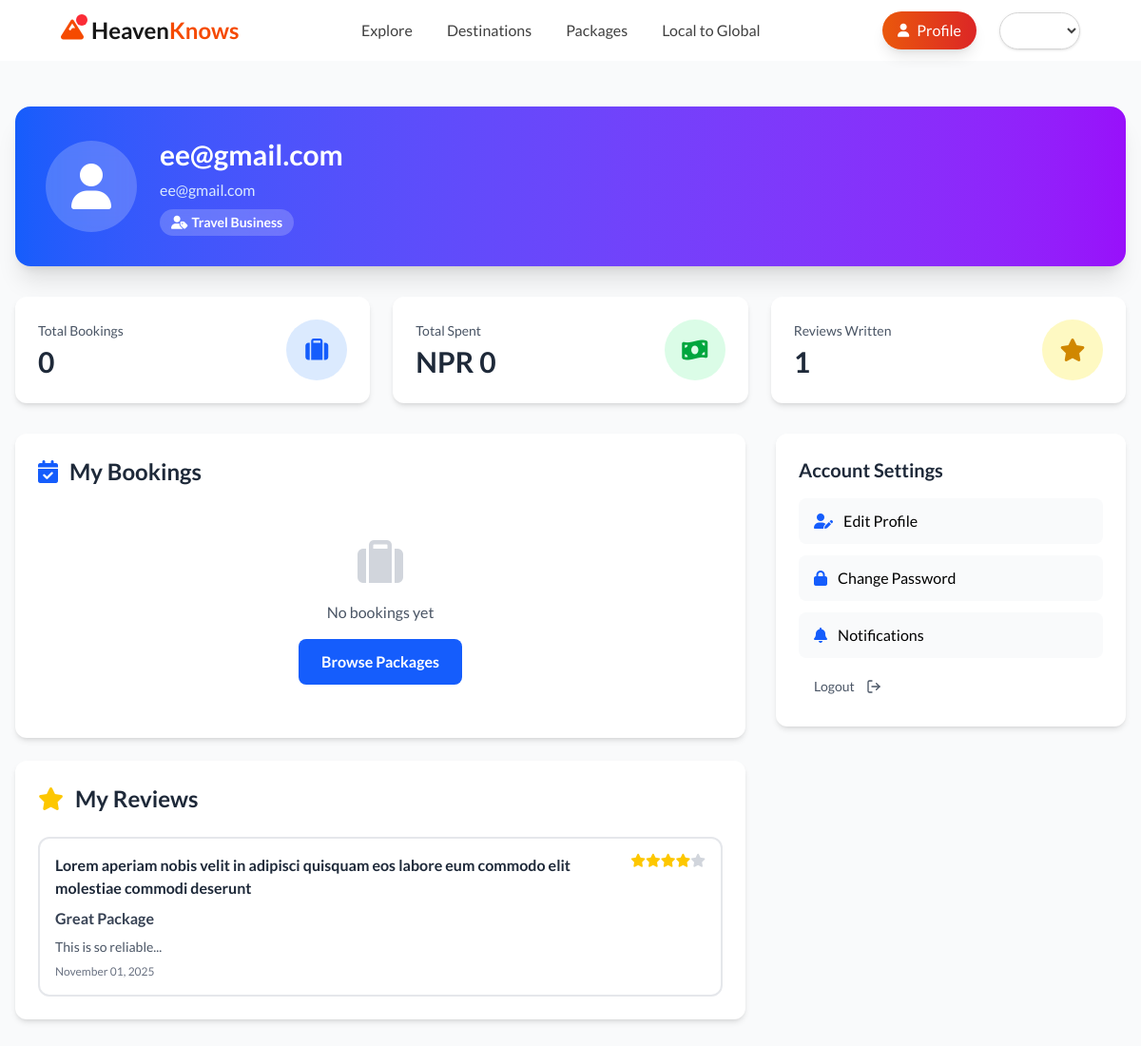
/auth/profile/ (signed in), run on the app's committed database.
### accounts/models.py (models this page shows, shortened)
class CustomUser(AbstractUser):
    USER_TYPE_CHOICES = [
        ('TOURIST', 'Tourist'),
        ('TRAVEL_BUSINESS', 'Travel Business'),
        ('LOCAL_BUSINESS', 'Local Business'),
        ('MANUFACTURER', 'Local Manufacturer'),
        ('ADMIN', 'Admin'),
    ]
    username = None
    email = models.EmailField(_("email address"), unique=True)
    contact = models.CharField(max_length=15, blank=True, null=True)  # Made optional
    user_type = models.CharField(max_length=20, choices=USER_TYPE_CHOICES, default='TOURIST')
    profile_picture = models.ImageField(upload_to='profiles/', blank=True, null=True)
    USERNAME_FIELD = "email"
    REQUIRED_FIELDS = []
    objects = CustomUserManager()

### packages/models.py (models this page shows, shortened)
class PackageReview(models.Model):
    package = models.ForeignKey('TourPackage', on_delete=models.CASCADE, related_name='reviews')
    user = models.ForeignKey(User, on_delete=models.CASCADE, related_name='package_reviews')
    rating = models.IntegerField(
        validators=[MinValueValidator(1), MaxValueValidator(5)],
        help_text="Rating from 1 to 5"
    )
    title = models.CharField(max_length=200)
    comment = models.TextField()
    would_recommend = models.BooleanField(default=True)
    created_at = models.DateTimeField(auto_now_add=True)
    updated_at = models.DateTimeField(auto_now=True)
    class Meta:
        ordering = ['-created_at']
        unique_together = ['package', 'user']  # One review per user per package

class TourPackage(models.Model):
    STATUS_CHOICES = [
        ('DRAFT', 'Draft'),
        ('PUBLISHED', 'Published'),
        ('ARCHIVED', 'Archived'),
    ]
    travel_business = models.ForeignKey(BusinessProfile, on_delete=models.CASCADE, related_name='packages')
    title = models.CharField(max_length=255)
    slug = models.SlugField(max_length=255, unique=True)
    description = models.TextField()
    destinations = models.ManyToManyField(Destination, related_name='packages')
    duration_days = models.PositiveIntegerField()
    duration_nights = models.PositiveIntegerField()
    price_per_person = models.DecimalField(max_digits=10, decimal_places=2, help_text="In NPR")
    group_size_min = models.PositiveIntegerField(default=1)
    group_size_max = models.PositiveIntegerField()
    inclusions = models.TextField(help_text="What's included in the package")
    exclusions = models.TextField(help_text="What's not included")
    available_from = models.DateField(null=True, blank=True)
    available_to = models.DateField(null=True, blank=True)
    cover_image = models.ImageField(upload_to='packages/')
    status = models.CharField(max_length=10, choices=STATUS_CHOICES, default='DRAFT')
    is_featured = models.BooleanField(default=False)
    view_count = models.PositiveIntegerField(default=0)
    created_at = models.DateTimeField(auto_now_add=True)
    updated_at = models.DateTimeField(auto_now=True)
    class Meta:
        ordering = ['-is_featured', '-created_at']

### accounts/views.py (the view)
# urls.py: path('profile/', ProfileView.as_view(), name='profile'),
class ProfileView(LoginRequiredMixin, TemplateView):
    template_name = 'accounts/profile.html'
    def get_context_data(self, **kwargs):
        context = super().get_context_data(**kwargs)
        user = self.request.user
        context['bookings'] = PackageBooking.objects.filter(
            user=user
        ).select_related('package', 'package__travel_business').order_by('-created_at')[:10]
        from packages.models import PackageReview
        context['reviews'] = PackageReview.objects.filter(
            user=user
        ).select_related('package').order_by('-created_at')[:10]
        booking_stats = PackageBooking.objects.filter(user=user).aggregate(
            total_bookings=Count('id'),
            total_spent=Sum('total_amount')
        )
        context['total_bookings'] = booking_stats['total_bookings'] or 0
        context['total_spent'] = booking_stats['total_spent'] or 0
        return context

### templates/accounts/profile.html (shortened to what this page needs)
{% extends 'base.html' %}
{% load static %}
{% block content %}
<div class="min-h-screen bg-gray-50 py-12">
    <div class="container mx-auto px-4 max-w-7xl">
        <div class="bg-gradient-to-r from-blue-600 to-purple-600 rounded-2xl shadow-xl p-8 mb-8 text-white">
            <div class="flex items-center gap-6">
                <div class="w-24 h-24 bg-white/20 backdrop-blur-sm rounded-full flex items-center justify-center">
                    {% if user.profile_picture %}
                        <img src="{{ user.profile_picture.url }}" alt="{{ user.email }}" class="w-full h-full rounded-full object-cover">
                    {% else %}
                        <i class="fas fa-user text-5xl text-white"></i>
                    {% endif %}
                </div>
                <div>
                    <h1 class="text-3xl font-bold mb-2">{{ user.get_full_name|default:user.email }}</h1>
                    <p class="text-blue-100">{{ user.email }}</p>
                    <span class="inline-block mt-2 px-3 py-1 bg-white/20 backdrop-blur-sm rounded-full text-sm font-semibold">
                        <i class="fas fa-user-tag mr-1"></i>{{ user.get_user_type_display }}
                    </span>
                </div>
            </div>
        </div>
        <div class="grid grid-cols-1 md:grid-cols-3 gap-6 mb-8">
            <div class="bg-white rounded-xl shadow-md p-6">
                <div class="flex items-center justify-between">
                    <div>
                        <p class="text-gray-600 text-sm mb-1">Total Bookings</p>
                        <p class="text-3xl font-bold text-gray-800">{{ total_bookings }}</p>
                    </div>
                    <div class="w-16 h-16 bg-blue-100 rounded-full flex items-center justify-center">
                        <i class="fas fa-suitcase text-blue-600 text-2xl"></i>
                    </div>
                </div>
            </div>
            <div class="bg-white rounded-xl shadow-md p-6">
                <div class="flex items-center justify-between">
                    <div>
                        <p class="text-gray-600 text-sm mb-1">Total Spent</p>
                        <p class="text-3xl font-bold text-gray-800">NPR {{ total_spent|floatformat:0 }}</p>
                    </div>
                    <div class="w-16 h-16 bg-green-100 rounded-full flex items-center justify-center">
                        <i class="fas fa-money-bill-wave text-green-600 text-2xl"></i>
                    </div>
                </div>
            </div>
            <div class="bg-white rounded-xl shadow-md p-6">
                <div class="flex items-center justify-between">
                    <div>
                        <p class="text-gray-600 text-sm mb-1">Reviews Written</p>
                        <p class="text-3xl font-bold text-gray-800">{{ reviews.count }}</p>
                    </div>
                    <div class="w-16 h-16 bg-yellow-100 rounded-full flex items-center justify-center">
                        <i class="fas fa-star text-yellow-600 text-2xl"></i>
                    </div>
                </div>
            </div>
        </div>
        <div class="grid grid-cols-1 lg:grid-cols-3 gap-8">
            <div class="lg:col-span-2 space-y-6">
                <div class="bg-white rounded-xl shadow-md p-6">
                    <h2 class="text-2xl font-bold text-gray-800 mb-6 flex items-center">
                        <i class="fas fa-calendar-check text-blue-600 mr-3"></i>
                        My Bookings
                    </h2>
                    {% if bookings %}
                        <div class="space-y-4">
                            {% for booking in bookings %}
                                <div class="border-2 border-gray-200 rounded-xl p-4 hover:border-blue-500 transition duration-300">
                                    <div class="flex justify-between items-start mb-3">
                                        <div>
                                            <h3 class="font-bold text-gray-800">{{ booking.package.title }}</h3>
                                            <p class="text-sm text-gray-600">{{ booking.package.travel_business.business_name }}</p>
                                        </div>
                                        <span class="px-3 py-1 {% if booking.status == 'CONFIRMED' %}bg-green-100 text-green-800{% elif booking.status == 'PENDING' %}bg-yellow-100 text-yellow-800{% elif booking.status == 'CANCELLED' %}bg-red-100 text-red-800{% else %}bg-blue-100 text-blue-800{% endif %} rounded-full text-xs font-semibold">
                                            {{ booking.get_status_display }}
                                        </span>
                                    </div>
                                    <div class="grid grid-cols-2 md:grid-cols-4 gap-3 text-sm text-gray-600 mb-3">
                                        <div>
                                            <i class="fas fa-hashtag mr-1 text-blue-600"></i>
                                            <span class="font-mono">{{ booking.booking_number }}</span>
                                        </div>
                                        <div>
                                            <i class="fas fa-calendar mr-1 text-blue-600"></i>
                                            {{ booking.preferred_start_date|date:"M d, Y" }}
                                        </div>
                                        <div>
                                            <i class="fas fa-users mr-1 text-blue-600"></i>
                                            {{ booking.number_of_travelers }} travelers
                                        </div>
                                        <div>
                                            <i class="fas fa-money-bill-wave mr-1 text-blue-600"></i>
                                            NPR {{ booking.total_amount|floatformat:0 }}
                                        </div>
                                    </div>
                                    <a href="{% url 'packages:booking_confirmation' booking.booking_number %}"
                                       class="text-blue-600 hover:text-blue-700 font-medium text-sm">
                                        View Details <i class="fas fa-arrow-right ml-1"></i>
                                    </a>
                                </div>
                            {% endfor %}
                        </div>
                    {% else %}
                        <div class="text-center py-8">
                            <i class="fas fa-suitcase text-gray-300 text-5xl mb-4"></i>
                            <p class="text-gray-600 mb-4">No bookings yet</p>
                            <a href="{% url 'packages:list' %}"
                               class="inline-block px-6 py-3 bg-blue-600 hover:bg-blue-700 text-white font-semibold rounded-lg transition duration-300">
                                Browse Packages
                            </a>
                        </div>
                    {% endif %}
                </div>
                <div class="bg-white rounded-xl shadow-md p-6">
                    <h2 class="text-2xl font-bold text-gray-800 mb-6 flex items-center">
                        <i class="fas fa-star text-yellow-400 mr-3"></i>
                        My Reviews
                    </h2>
                    {% if reviews %}
                        <div class="space-y-4">
                            {% for review in reviews %}
                                <div class="border-2 border-gray-200 rounded-xl p-4">
                                    <div class="flex justify-between items-start mb-2">
                                        <h3 class="font-bold text-gray-800">{{ review.package.title }}</h3>
                                        <div class="flex items-center">
                                            {% for i in "12345" %}
                                                <i class="fas fa-star {% if i|add:'0' <= review.rating %}text-yellow-400{% else %}text-gray-300{% endif %} text-sm"></i>
                                            {% endfor %}
                                        </div>
                                    </div>
                                    <h4 class="font-semibold text-gray-700 mb-2">{{ review.title }}</h4>
                                    <p class="text-sm text-gray-600 mb-2">{{ review.comment|truncatewords:30 }}</p>
                                    <p class="text-xs text-gray-500">{{ review.created_at|date:"F d, Y" }}</p>
                                </div>
                            {% endfor %}
                        </div>
                    {% else %}
                        <div class="text-center py-8">
                            <i class="fas fa-star text-gray-300 text-5xl mb-4"></i>
                            <p class="text-gray-600">No reviews yet</p>
                        </div>
                    {% endif %}
                </div>
            </div>
            <div class="lg:col-span-1">
                <div class="bg-white rounded-xl shadow-md p-6 sticky top-24">
                    <h3 class="text-xl font-bold text-gray-800 mb-4">Account Settings</h3>
                    <div class="space-y-3">
                        <a href="#" class="block px-4 py-3 bg-gray-50 hover:bg-gray-100 rounded-lg transition duration-300">
                            <i class="fas fa-user-edit text-blue-600 mr-2"></i>
                            Edit Profile
                        </a>
                        <a href="#" class="block px-4 py-3 bg-gray-50 hover:bg-gray-100 rounded-lg transition duration-300">
                            <i class="fas fa-lock text-blue-600 mr-2"></i>
                            Change Password
                        </a>
                        <a href="#" class="block px-4 py-3 bg-gray-50 hover:bg-gray-100 rounded-lg transition duration-300">
                            <i class="fas fa-bell text-blue-600 mr-2"></i>
                            Notifications
                        </a>
                        <form action="{% url 'accounts:logout' %}" method="post" class="inline">
                            <button onclick="return confirm('Are you sure you want to logout?') " type="submit"
                            class="flex items-center cursor-pointer px-4 py-2 text-sm hover:text-red-700  text-gray-600  transition-colors group ">
                            Logout
                        </button>
                        </form>
                    </div>
                </div>
            </div>
        </div>
    </div>
</div>
{% endblock content %}

### static/style.css (style rules this page uses)
* { box-sizing: border-box; }
html { scroll-behavior: smooth; }

### templates/base.html (style rules this page uses)
body { font-family: "Lato", sans-serif; }

### templates/navbar.html (style rules this page uses)
body { top: 0 !important; position: static !important; }

### data on the page
CustomUser: get_full_name "ee@gmail.com", email "ee@gmail.com", user_type "Travel Business"
PackageReview: package "Lorem aperiam nobis velit in adipisci quisquam eos labore eum commodo elit molestiae commodi deserunt", rating 4 (drawn), title "Great Package", comment "This is so reliable...", created_at "November 01, 2025"

### other printed values
{{ total_bookings }} "0"
{{ total_spent|floatformat:0 }} "0"
{{ reviews.count }} "1"
